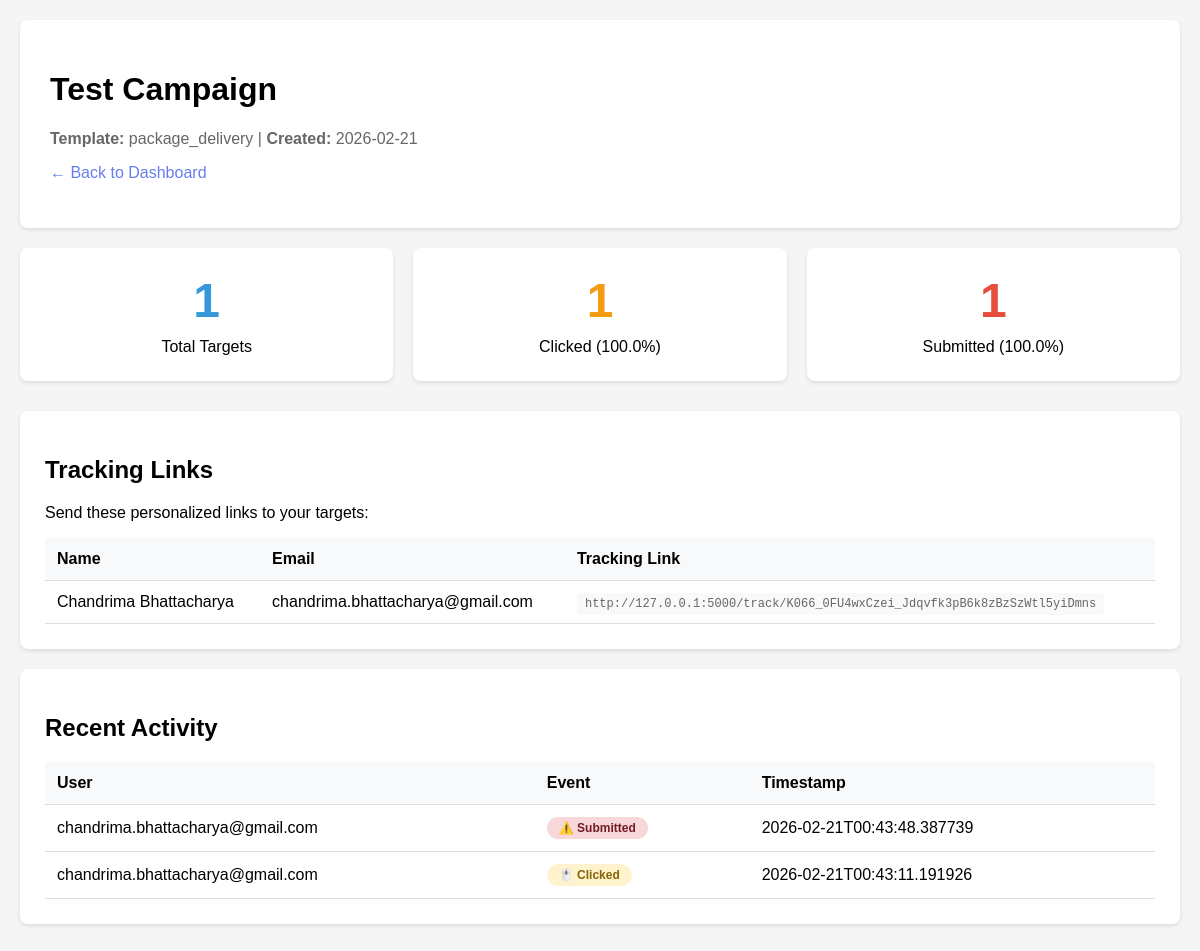
The page /campaign/WR0vGFeU08kSHW8croXZdA on the database its author committed.
### tables this page shows
CREATE TABLE campaigns
                 (id TEXT PRIMARY KEY,
                  name TEXT,
                  template TEXT,
                  created_at TEXT);

CREATE TABLE targets
                 (id INTEGER PRIMARY KEY AUTOINCREMENT,
                  campaign_id TEXT,
                  email TEXT,
                  name TEXT,
                  token TEXT UNIQUE);

CREATE TABLE events
                 (id INTEGER PRIMARY KEY AUTOINCREMENT,
                  campaign_id TEXT,
                  user_email TEXT,
                  event_type TEXT,
                  timestamp TEXT);

### app.py (the view)
@app.route('/campaign/<campaign_id>')
def campaign_detail(campaign_id):
    conn = sqlite3.connect('phishing.db')
    c = conn.cursor()
    c.execute("SELECT * FROM campaigns WHERE id = ?", (campaign_id,))
    campaign = c.fetchone()
    c.execute("SELECT email, name, token FROM targets WHERE campaign_id = ?", (campaign_id,))
    targets = c.fetchall()
    c.execute("SELECT COUNT(*) FROM targets WHERE campaign_id = ?", (campaign_id,))
    total_targets = c.fetchone()[0]
    c.execute("SELECT COUNT(DISTINCT user_email) FROM events WHERE campaign_id = ? AND event_type = 'clicked'", (campaign_id,))
    clicked_count = c.fetchone()[0]
    c.execute("SELECT COUNT(DISTINCT user_email) FROM events WHERE campaign_id = ? AND event_type = 'submitted_credentials'", (campaign_id,))
    submitted_count = c.fetchone()[0]
    c.execute("SELECT * FROM events WHERE campaign_id = ? ORDER BY timestamp DESC LIMIT 20", (campaign_id,))
    events = c.fetchall()
    conn.close()
    click_rate = round((clicked_count / total_targets * 100) if total_targets > 0 else 0, 1)
    submit_rate = round((submitted_count / total_targets * 100) if total_targets > 0 else 0, 1)
    return render_template('campaign_detail.html',
                         campaign=campaign,
                         targets=targets,
                         total_targets=total_targets,
                         clicked_count=clicked_count,
                         submitted_count=submitted_count,
                         click_rate=click_rate,
                         submit_rate=submit_rate,
                         events=events)

### templates/campaign_detail.html (shortened to what this page needs)
<!DOCTYPE html>
<html>
<head>
</head>
<body>
    <div class="container">
        <div class="header">
            <h1>{{ campaign[1] }}</h1>
            <p style="color: #666; margin-top: 10px;">
                <strong>Template:</strong> {{ campaign[2] }} |
                <strong>Created:</strong> {{ campaign[3][:10] }}
            </p>
            <p><a href="/">← Back to Dashboard</a></p>
        </div>
        <div class="stats-grid">
            <div class="stat-card">
                <div class="stat-number total">{{ total_targets }}</div>
                <div>Total Targets</div>
            </div>
            <div class="stat-card">
                <div class="stat-number clicked">{{ clicked_count }}</div>
                <div>Clicked ({{ click_rate }}%)</div>
            </div>
            <div class="stat-card">
                <div class="stat-number submitted">{{ submitted_count }}</div>
                <div>Submitted ({{ submit_rate }}%)</div>
            </div>
        </div>
        <div class="card">
            <h2>Tracking Links</h2>
            <p>Send these personalized links to your targets:</p>
            <table>
                <thead>
                    <tr>
                        <th>Name</th>
                        <th>Email</th>
                        <th>Tracking Link</th>
                    </tr>
                </thead>
                <tbody>
                    {% for target in targets %}
                    <tr>
                        <td>{{ target[1] }}</td>
                        <td>{{ target[0] }}</td>
                        <td>
                            <span class="tracking-link">
                                http://127.0.0.1:5000/track/{{ target[2] }}
                            </span>
                        </td>
                    </tr>
                    {% endfor %}
                </tbody>
            </table>
        </div>
        <div class="card">
            <h2>Recent Activity</h2>
            {% if events %}
            <table>
                <thead>
                    <tr>
                        <th>User</th>
                        <th>Event</th>
                        <th>Timestamp</th>
                    </tr>
                </thead>
                <tbody>
                    {% for event in events %}
                    <tr>
                        <td>{{ event[2] }}</td>
                        <td>
                            {% if event[3] == 'clicked' %}
                            <span class="badge badge-clicked">🖱️ Clicked</span>
                            {% else %}
                            <span class="badge badge-submitted">⚠️ Submitted</span>
                            {% endif %}
                        </td>
                        <td>{{ event[4] }}</td>
                    </tr>
                    {% endfor %}
                </tbody>
            </table>
            {% else %}
            <p style="color: #999; text-align: center; padding: 40px;">No activity yet</p>
            {% endif %}
        </div>
    </div>
</body>
</html>

### templates/campaign_detail.html (style rules this page uses)
body { font-family: Arial, sans-serif; background: #f5f5f5; margin: 0; padding: 20px; }
.container { max-width: 1200px; margin: 0 auto; }
.header { background: white; padding: 30px; border-radius: 8px; margin-bottom: 20px; box-shadow: 0 2px 4px rgba(0,0,0,0.1); }
.stats-grid { display: grid; grid-template-columns: repeat(auto-fit, minmax(200px, 1fr)); gap: 20px; margin-bottom: 30px; }
.stat-card { background: white; padding: 25px; border-radius: 8px; box-shadow: 0 2px 4px rgba(0,0,0,0.1); text-align: center; }
.stat-number { font-size: 48px; font-weight: bold; margin-bottom: 10px; }
.total { color: #3498db; }
.clicked { color: #f39c12; }
.submitted { color: #e74c3c; }
.card { background: white; padding: 25px; border-radius: 8px; box-shadow: 0 2px 4px rgba(0,0,0,0.1); margin-bottom: 20px; }
table { width: 100%; border-collapse: collapse; }
th, td { padding: 12px; text-align: left; border-bottom: 1px solid #ddd; }
th { background: #f8f9fa; font-weight: 600; }
.tracking-link { font-family: monospace; font-size: 12px; color: #666; background: #f8f9fa; padding: 4px 8px; border-radius: 4px; }
.badge { display: inline-block; padding: 4px 12px; border-radius: 12px; font-size: 12px; font-weight: 600; }
.badge-clicked { background: #fff3cd; color: #856404; }
.badge-submitted { background: #f8d7da; color: #721c24; }
a { color: #667eea; text-decoration: none; }

### rows shown on the page
campaigns: name "Test Campaign", template "package_delivery", created_at "2026-02-21"
targets: name "Chandrima Bhattacharya", email "chandrima.bhattacharya@gmail.com", token "K066_0FU4wxCzei_Jdqvfk3pB6k8zBzSzWtl5yiDmns"
events: user_email "chandrima.bhattacharya@gmail.com", shows "⚠️ Submitted", timestamp "2026-02-21T00:43:48.387739"
events: user_email "chandrima.bhattacharya@gmail.com", event_type "🖱️ Clicked", timestamp "2026-02-21T00:43:11.191926"

### other values the page prints
{{ total_targets }} "1"
{{ clicked_count }} "1"
{{ click_rate }} "100.0"
{{ submitted_count }} "1"
{{ submit_rate }} "100.0"
